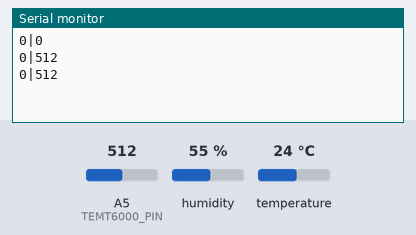
A sketch run on a simulated Arduino Uno, built with avr-gcc and run on an emulated ATmega328P. Parts: the last lines printed to the serial monitor. Inputs (shaded band) come from the test bench; at power-on: temperature 24 °C, A5 (TEMT6000_PIN) = 512, humidity 55 %.

Above: at 1.2 s.
1.3 s: temperature set to 12 °C
At 1.79 s:
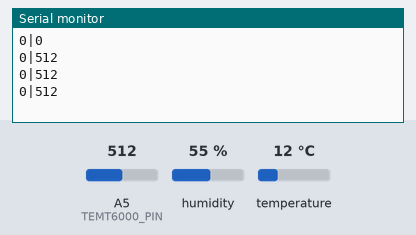
2.8 s: A5 (TEMT6000_PIN) set to 716
At 3.27 s:
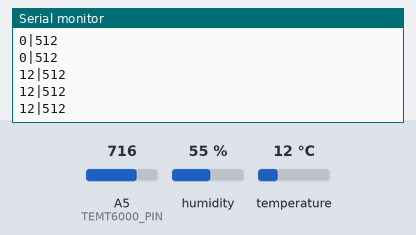
4.3 s: temperature set to 19 °C
At 4.76 s:
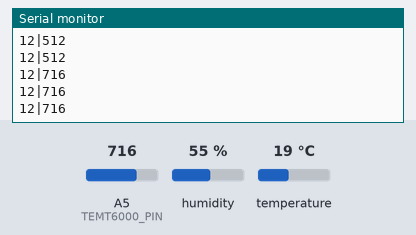
5.8 s: A5 (TEMT6000_PIN) set to 900
At 6.25 s:
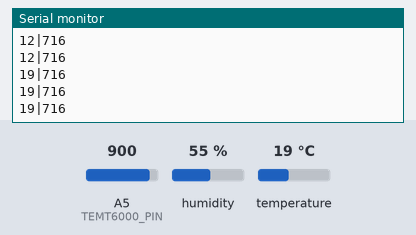
Timing chart, 0 to 8.3 s (numbered marks = the images above; inputs shaded):
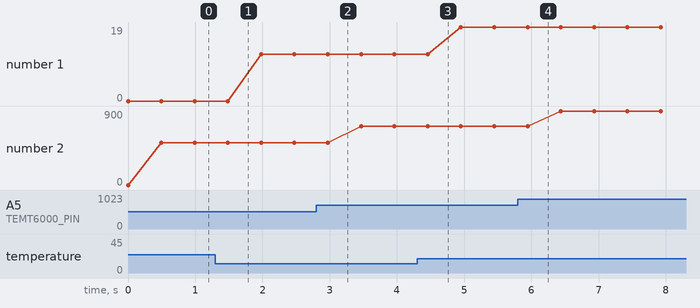

The sketch:

Slave.ino
```cpp
// Componenta care citeste si transmite la cerere datele citite de la senzori

// Conexiuni:
// -> Senzor lumina ambientala TEMT6000 - Pinul A5
// -> Senzor temperatura si umiditate DHT11 - Pinul 4

#include <Arduino_FreeRTOS.h>

#include <dht.h>
dht DHT;

#define DHT11_PIN 4
#define TEMT6000_PIN A5

// Bucata semifunctionala pentru temperatura - parte declarativa initiala
//#include <dht11.h>
//#define DHT11PIN 4
//dht11 DHT11;

// Declarare Task-uri
void TaskTrimitereDate( void *pvParameters );
void TaskCitireLumina( void *pvParameters );
void TaskCitireTemperatura( void *pvParameters );

// Globals
char transmitere[20]; // Variabila care trimite datele pe seriala
int temperatureData; // Variabila in care se stocheaza date despre temperatura
int lightData; // Variabila in care se stocheaza date despre lumina


void setup() {
  // initialize serial communication at 9600 bits per second:
  Serial.begin(9600);


  xTaskCreate(
    TaskTrimitereDate
    ,  "task1"
    ,  128
    ,  NULL
    ,  1
    ,  NULL );
  xTaskCreate(
    TaskCitireLumina
    ,  "task2"
    ,  128
    ,  NULL
    ,  1
    ,  NULL );
    xTaskCreate(
    TaskCitireTemperatura
    ,  "task3"
    ,  128
    ,  NULL
    ,  1
    ,  NULL );

vTaskStartScheduler();
}

void loop()
{
}

void TaskTrimitereDate(void *pvParameters)  {
  while(1)
  {
    sprintf(transmitere,"%d|%d", temperatureData,lightData);
    Serial.write(transmitere);
    Serial.println();
    vTaskDelay(500 / portTICK_PERIOD_MS ); // 500
  }
}
void TaskCitireLumina(void *pvParameters)  {
  while(1)
  {
    lightData = analogRead(TEMT6000_PIN);
    //Serial.print("Lum - ");
   // Serial.println(lightData);
    vTaskDelay(500 / portTICK_PERIOD_MS); // 1000
  }
}
void TaskCitireTemperatura(void *pvParameters)  {
  while(1)
  {
    delay(1500); // 1500
    int chk = DHT.read11(DHT11_PIN);
    temperatureData = DHT.temperature; // citeste valoarea de temperatura de pe senzor
    //Serial.print("Temp - ");
   // Serial.println(temperatureData);
  }

}
```

Measured:
- plotted number 1: 0 → 12 after the input at 1.3 s, 12 → 19 after the input at 4.3 s
- plotted number 2: 512 → 716 after the input at 2.8 s, 716 → 900 after the input at 5.8 s
